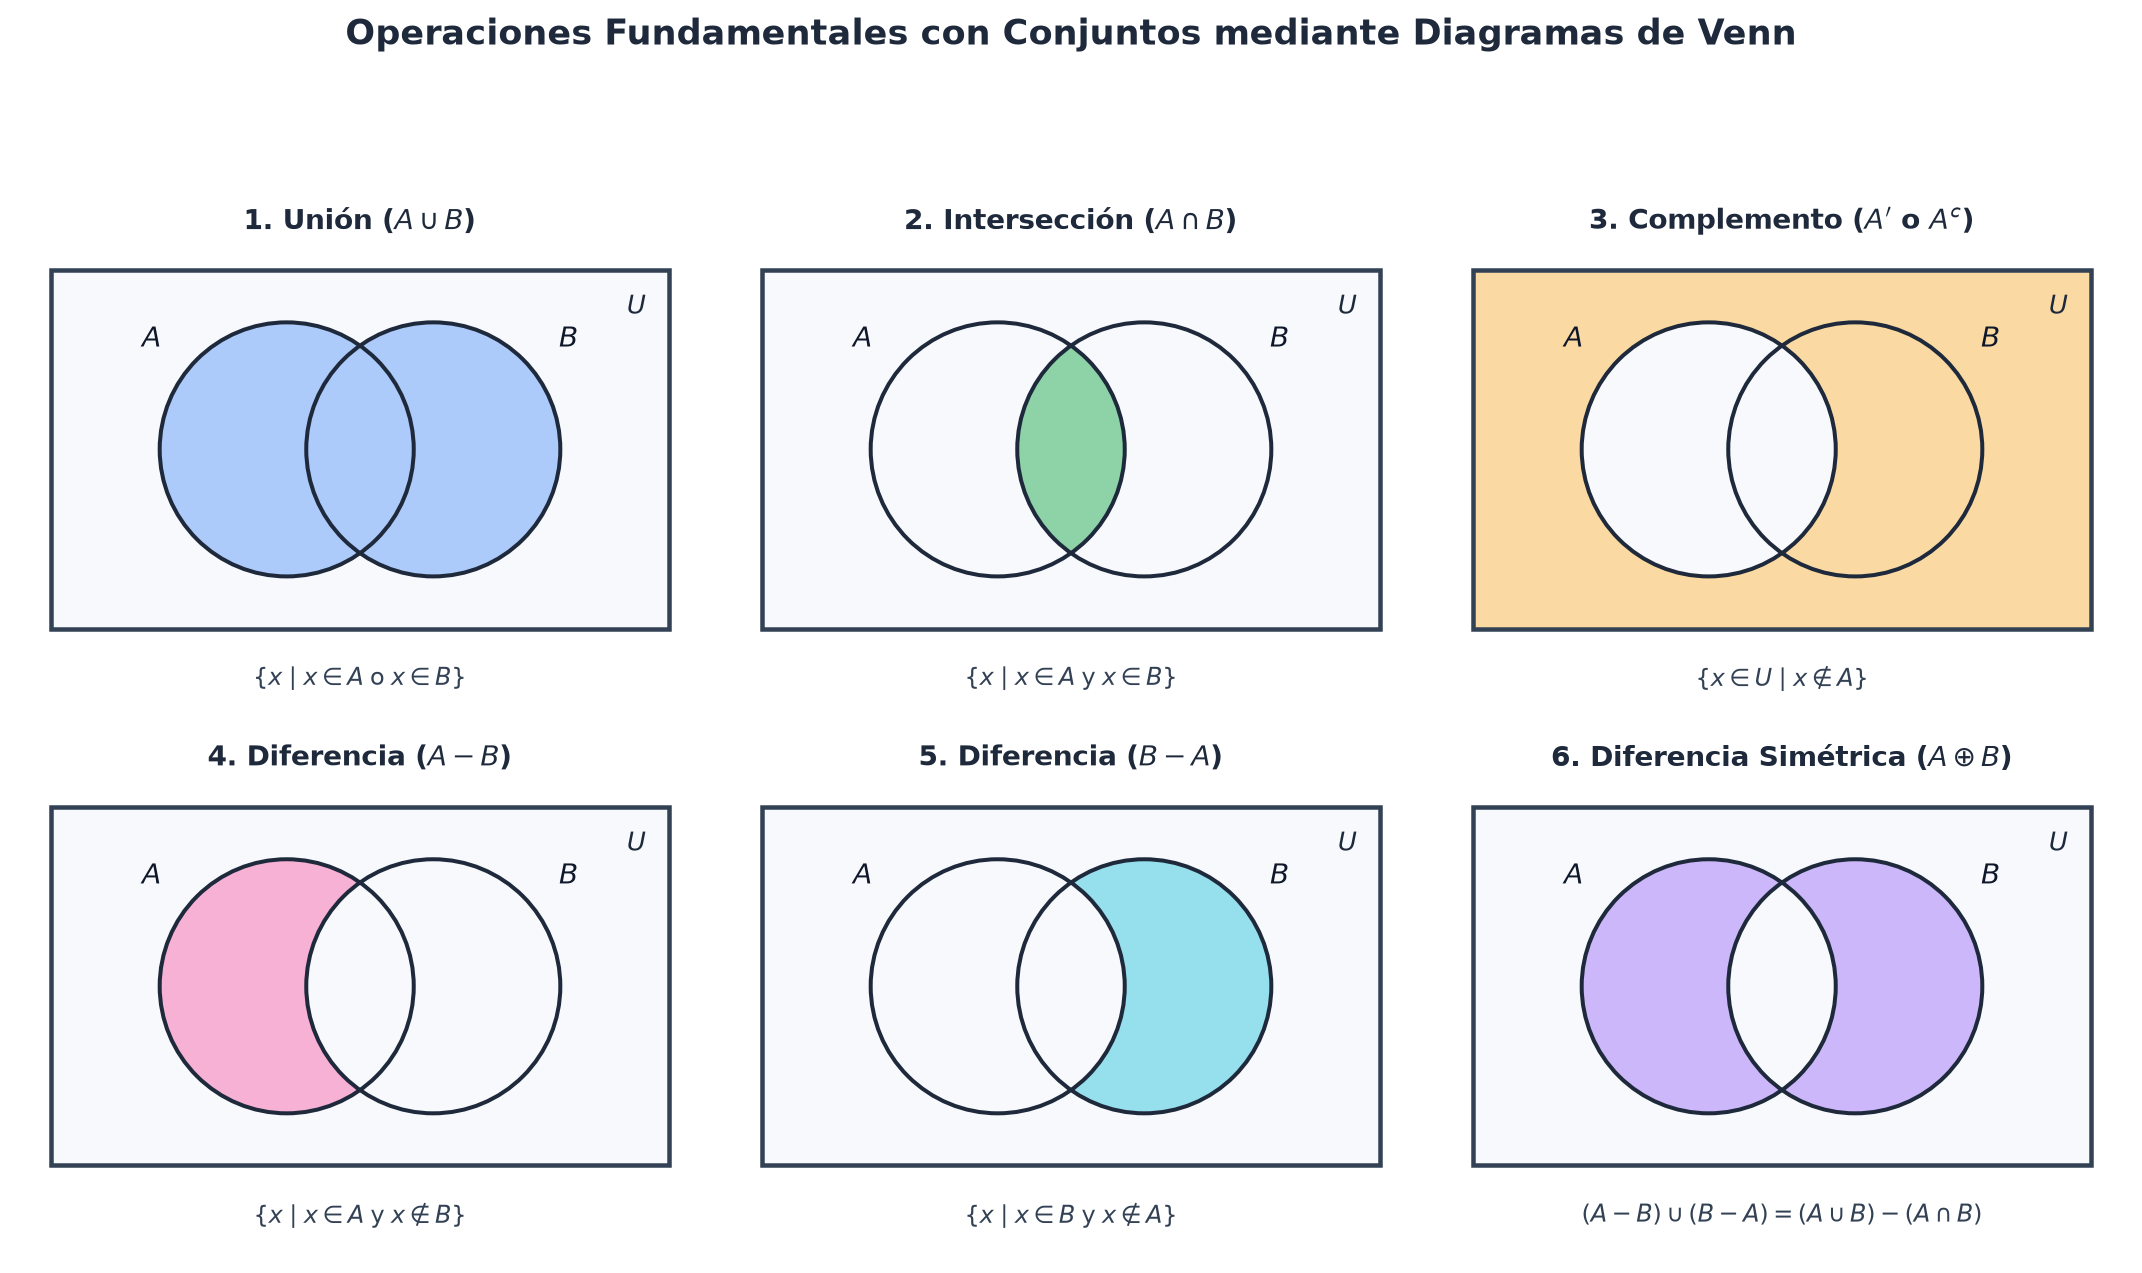

Write Python code to recreate this figure.
import os
import numpy as np
import matplotlib.pyplot as plt
import matplotlib.patches as patches

def draw_venn_panel(ax, title, subtitle, mode):
    ax.set_xlim(0, 4.2)
    ax.set_ylim(0, 3.4)
    ax.set_aspect('equal')
    ax.axis('off')

    # Grid for exact shading inside the Universe box [0.2, 4.0] x [0.55, 2.75]
    x = np.linspace(0.2, 4.0, 380)
    y = np.linspace(0.55, 2.75, 220)
    X, Y = np.meshgrid(x, y)

    c1 = (1.65, 1.65)
    c2 = (2.55, 1.65)
    r = 0.78

    in_A = (X - c1[0])**2 + (Y - c1[1])**2 <= r**2
    in_B = (X - c2[0])**2 + (Y - c2[1])**2 <= r**2

    if mode == 'union':
        mask = in_A | in_B
        rgba = (0.23, 0.51, 0.96, 0.42)
    elif mode == 'inter':
        mask = in_A & in_B
        rgba = (0.08, 0.64, 0.29, 0.48)
    elif mode == 'comp_a':
        mask = ~in_A
        rgba = (0.96, 0.62, 0.04, 0.38)
    elif mode == 'diff_ab':
        mask = in_A & (~in_B)
        rgba = (0.93, 0.28, 0.60, 0.42)
    elif mode == 'diff_ba':
        mask = in_B & (~in_A)
        rgba = (0.02, 0.71, 0.83, 0.42)
    elif mode == 'symdiff':
        mask = in_A ^ in_B
        rgba = (0.55, 0.36, 0.96, 0.44)

    # Background image for shaded region
    img = np.ones((Y.shape[0], X.shape[1], 4))
    img[:, :, 0] = np.where(mask, rgba[0], 0.97)
    img[:, :, 1] = np.where(mask, rgba[1], 0.98)
    img[:, :, 2] = np.where(mask, rgba[2], 0.99)
    img[:, :, 3] = np.where(mask, rgba[3], 1.0)

    ax.imshow(img, extent=[0.2, 4.0, 0.55, 2.75], origin='lower', zorder=1)

    # Universe border
    rect = patches.Rectangle((0.2, 0.55), 3.8, 2.2, fill=False, edgecolor='#334155', linewidth=1.8, zorder=3)
    ax.add_patch(rect)
    ax.text(3.8, 2.52, r"$U$", ha='center', va='center', fontsize=10.5, fontweight='bold', color='#1e293b', zorder=4)

    # Circle borders
    circ1 = patches.Circle(c1, r, fill=False, edgecolor='#1e293b', linewidth=1.6, zorder=3)
    circ2 = patches.Circle(c2, r, fill=False, edgecolor='#1e293b', linewidth=1.6, zorder=3)
    ax.add_patch(circ1)
    ax.add_patch(circ2)

    # Labels A and B
    ax.text(0.82, 2.32, r"$A$", ha='center', va='center', fontsize=11, fontweight='bold', color='#0f172a', zorder=4)
    ax.text(3.38, 2.32, r"$B$", ha='center', va='center', fontsize=11, fontweight='bold', color='#0f172a', zorder=4)

    # Title and formula
    ax.text(2.1, 3.05, title, ha='center', va='center', fontsize=11, fontweight='bold', color='#1e293b')
    ax.text(2.1, 0.24, subtitle, ha='center', va='center', fontsize=9.5, color='#334155')

def main():
    fig, axes = plt.subplots(2, 3, figsize=(12, 7.2), dpi=180)
    fig.suptitle("Operaciones Fundamentales con Conjuntos mediante Diagramas de Venn",
                 fontsize=14, fontweight='bold', color='#1e293b', y=0.98)

    panels = [
        ("1. Unión ($A \\cup B$)", r"$\{x \mid x \in A \;\text{o}\; x \in B\}$", 'union'),
        ("2. Intersección ($A \\cap B$)", r"$\{x \mid x \in A \;\text{y}\; x \in B\}$", 'inter'),
        ("3. Complemento ($A'$ o $A^c$)", r"$\{x \in U \mid x \notin A\}$", 'comp_a'),
        ("4. Diferencia ($A - B$)", r"$\{x \mid x \in A \;\text{y}\; x \notin B\}$", 'diff_ab'),
        ("5. Diferencia ($B - A$)", r"$\{x \mid x \in B \;\text{y}\; x \notin A\}$", 'diff_ba'),
        ("6. Diferencia Simétrica ($A \\oplus B$)", r"$(A - B) \cup (B - A) = (A \cup B) - (A \cap B)$", 'symdiff'),
    ]

    for ax, (title, sub, mode) in zip(axes.flat, panels):
        draw_venn_panel(ax, title, sub, mode)

    plt.tight_layout(rect=[0, 0, 1, 0.94])
    out_path = os.path.join(os.path.dirname(os.path.abspath(__file__)), "diagramas-venn-operaciones-conjuntos.png")
    plt.savefig(out_path, dpi=180, bbox_inches='tight', facecolor='white')
    plt.close()

if __name__ == "__main__":
    main()
